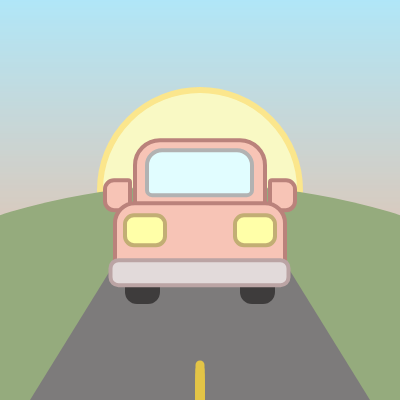
Frame 1 (no input)
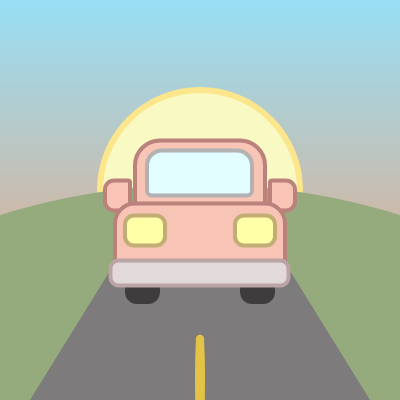
Frame 60 (no input)
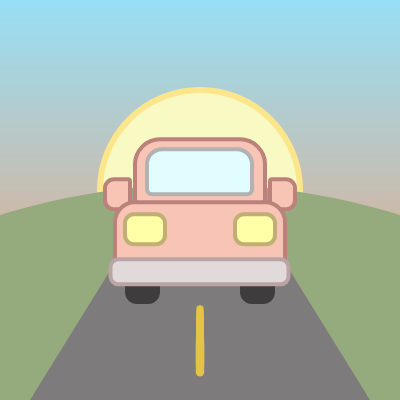
Frame 120 (the mouse pressed at the canvas centre since frame 60)

The p5.js sketch that drew these frames (run headless with seeded random() and noise() and a simulated clock; from frame 60 on, the mouse is pressed at the canvas centre):

// p5.js sketch
// ── sketch.js
// Exercise 1: Car !


function setup() {
  createCanvas(400, 400);
}

let lineOffset = 0; // for road animation
let carBump = 0; // for car bump animation

      // background & road colors !
const sky_color = "#97DFF6",
      sky_color2 = "#F89B6B",
      sun_color = "#F9F9C4",
        sun_STcolor = "#FBE68C",
      land_color = "#95AB7D",
      road_color = "#7D7B7B",
      roadLine_color = "#E3C446";
      
      // car colors ! (STcolor = stroke)
const car_color = "#F7C4B6",
        car_STcolor = "#BA827B",
      carWindow_color = "#E1FDFF",
        carWindow_STcolor = "#B2B2B2",
      carLights_color = "#FFFFA8",
        carLights_STcolor = "#C2AE74",
      carBumper_color = "#E2DADA",
        carBumper_STcolor = "#BBA4A4",
      carWheels_color = "#3E3C3C";


function draw() {
  drawSky();
  drawSun();
  drawLand();
  drawRoad();
  drawCar();
}  

  // --------------- SKY ---------------
function drawSky() {  
  
  // subtle sky gradient !
  for (let y = 0; y < height; y++) {
    let inter = map(y, 0, height, 0, 1);
    
    let skyGradient = lerpColor(sky_color, sky_color2, inter);
    
    stroke(skyGradient);
    line(0, y, width, y);
    
    // ^ what this is doing is that lines are drawn on every row of pixel on the canvas (row 0 - 399) with each line/stroke being a different color, which - when put all together - represents the gradient.   
  }
}
  
  // --------------- SUN ---------------
function drawSun() {
  
  fill(sun_color);
  stroke(sun_STcolor);
  strokeWeight(6)
  ellipse(200, 190, 200, 200);
}
  
  // --------------- LAND ---------------  
function drawLand() {
  
  fill(land_color);
  noStroke();
  ellipse(width / 2, height + 10, 800, 450);
}
  
  // --------------- ROAD ---------------  
function drawRoad() {

  fill(road_color);
  noStroke();
  quad(
    30, height, // bottom left
    370, height, // bottom right
    240, 190, // top right
    160, 190 // top left
  );
    
  // road lines animation !
  // made with AI assistance + trial & error :p
  stroke(roadLine_color);
  
  let roadTop = 190;  // top & bottom to declare "mask" of the road
  let roadBottom = height; 
  let spacing = 5;
  
  for (let i = 0; i <8; i++) {  // for loop to draw dashed lines
    let y = roadBottom - ((i * spacing + lineOffset) % (roadBottom - roadTop));

    let dashLength = map(y, roadTop, roadBottom, 10, 35);
    let dashThickness = map(y, roadTop, roadBottom, 4, 10);

    strokeWeight(dashThickness);
    
    line(width/2, y, width/2, y + dashLength);
  
    }
  
  lineOffset +=4; // speed of line animation
}
  
  // --------------- CAR ---------------
function drawCar() {

    // simple car animation !!
  carBump = sin(frameCount * 0.25) * 0.7;
  
  
    // wheels
  fill(carWheels_color);
  noStroke();
  rect(125, 254, 35, 50,
      12);
  rect(240, 254, 35, 50,
      12);
  
    // body
  fill(car_color);
  stroke(car_STcolor);
  strokeWeight(4);
  
    // side mirrors
    rect(105, 180 + carBump, 25, 30,
        9, 2, 2, 9);  
    rect(270, 180 + carBump, 25, 30,
        2, 9, 9, 2);
  
  rect(135, 140 + carBump, 130, 100, 
      25, 25, 5, 5);
  
    // windows
    push();
    fill(carWindow_color);
    stroke(carWindow_STcolor);
    rect(147, 150 + carBump, 105, 45, 
        15, 15, 5, 5);
    pop();
  
    // hood
  rect(115, 203 + carBump, 170, 80, 
      20, 20, 10, 10); 
    
    // bumper
  fill(carBumper_color);
  stroke(carBumper_STcolor);
  rect(110.5, 260 + carBump, 178, 25, 
      8);
  
    // lights
  fill(carLights_color);
  stroke(carLights_STcolor)
  rect(125, 215 + carBump, 40, 30,
      9);
  rect(235, 215 + carBump, 40, 30,
      9);    
}
